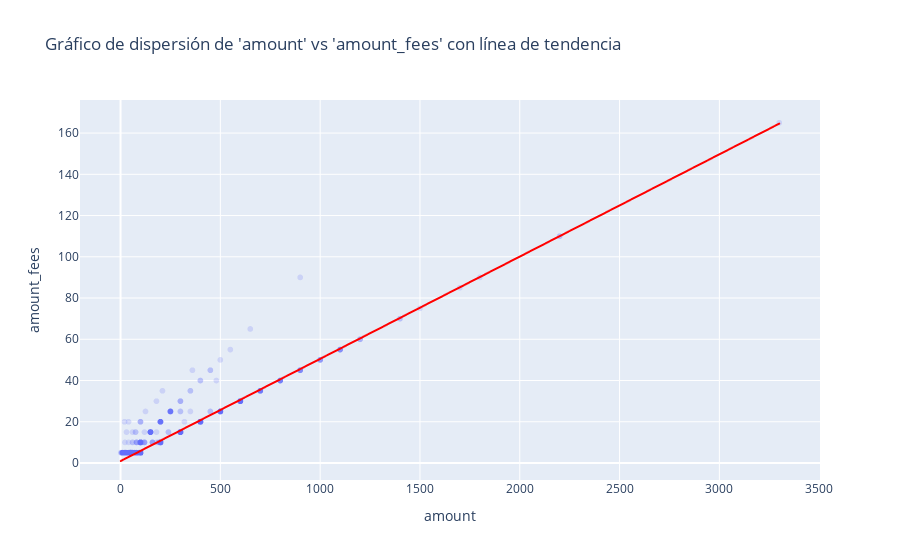

The notebook cell saved with this chart:
### Code cell
# sns.scatterplot(data=df, x='amount', y='amount_fees', alpha=0.2)
fig = px.scatter(df, x='amount', y='amount_fees', opacity=0.2, title=f'Gráfico de dispersión de \'amount\' vs \'amount_fees\' con línea de tendencia', trendline="ols") # Agregar línea de tendencia (OLS)
# fig.update_traces(line=dict(color='red', width=2))
fig.update_traces(line=dict(color='red'), selector=dict(mode='lines')) # Cambiar el color de la línea de tendencia
fig.show()

### Figure 1 — Plotly figure (JSON) as saved in the notebook; plotly's stock layout.template omitted (floating-point values rounded to 4 significant figures; data arrays with more than 128 entries replaced by an {"elided": "..."} marker saying what was removed)
{"data": [{"hovertemplate": "amount=%{x}<br>amount_fees=%{y}<extra></extra>", "legendgroup": "", "marker": {"color": "#636efa", "opacity": 0.2, "symbol": "circle"}, "mode": "markers", "name": "", "showlegend": false, "type": "scattergl", "x": {"elided": "4221 int values"}, "xaxis": "x", "y": {"elided": "4221 int values"}, "yaxis": "y"}, {"hovertemplate": "<b>OLS trendline</b><br>amount_fees = 0.0495868 * amount + 0.929385<br>R<sup>2</sup>=0.904197<br><br>amount=%{x}<br>amount_fees=%{y} <b>(trend)</b><extra></extra>", "legendgroup": "", "line": {"color": "red"}, "marker": {"color": "#636efa", "symbol": "circle"}, "mode": "lines", "name": "", "showlegend": false, "type": "scattergl", "x": {"elided": "4221 int values"}, "xaxis": "x", "y": {"elided": "4221 float values"}, "yaxis": "y"}], "layout": {"legend": {"tracegroupgap": 0}, "title": {"text": "Gráfico de dispersión de 'amount' vs 'amount_fees' con línea de tendencia"}, "xaxis": {"anchor": "y", "domain": [0, 1], "title": {"text": "amount"}}, "yaxis": {"anchor": "x", "domain": [0, 1], "title": {"text": "amount_fees"}}}}
